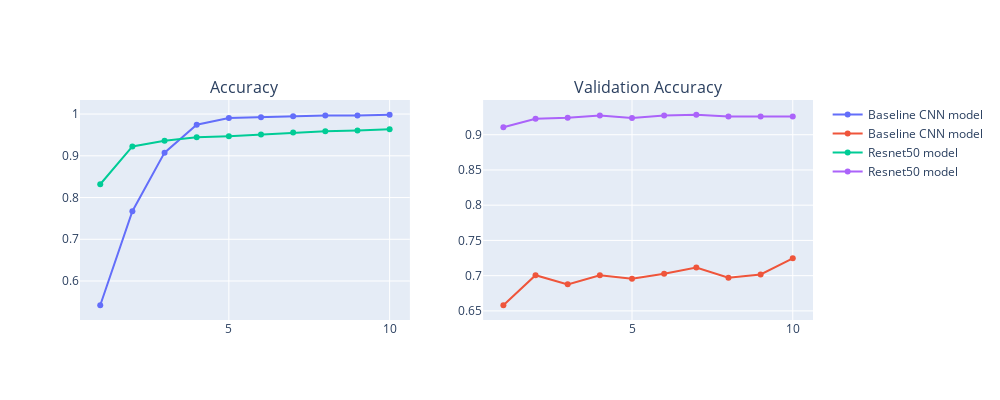

The code cell stored with this chart in its notebook:
### Markdown cell above
**Model Performance Plot**

### Code cell
fig = graph_accuracy(history_resnet50, number_of_epochs, model_name = "Resnet50 model", fig = fig, create_new_graph = False)

### Figure 1 — Plotly figure (JSON) as saved in the notebook; plotly's stock layout.template omitted (floating-point values rounded to 4 significant figures)
{"data": [{"name": "Baseline CNN model", "x": [1, 2, 3, 4, 5, 6, 7, 8, 9, 10], "y": [0.542, 0.7671, 0.9076, 0.9745, 0.9908, 0.9927, 0.9947, 0.9963, 0.9963, 0.9984], "type": "scatter", "xaxis": "x", "yaxis": "y"}, {"name": "Baseline CNN model", "x": [1, 2, 3, 4, 5, 6, 7, 8, 9, 10], "y": [0.658, 0.7007, 0.6877, 0.7007, 0.6957, 0.7027, 0.7117, 0.697, 0.7017, 0.7247], "type": "scatter", "xaxis": "x2", "yaxis": "y2"}, {"name": "Resnet50 model", "x": [1, 2, 3, 4, 5, 6, 7, 8, 9, 10], "y": [0.8319, 0.9225, 0.9359, 0.9443, 0.9469, 0.9513, 0.956, 0.9591, 0.9607, 0.9637], "type": "scatter", "xaxis": "x", "yaxis": "y"}, {"name": "Resnet50 model", "x": [1, 2, 3, 4, 5, 6, 7, 8, 9, 10], "y": [0.9107, 0.9227, 0.924, 0.9273, 0.9237, 0.9273, 0.9283, 0.926, 0.926, 0.926], "type": "scatter", "xaxis": "x2", "yaxis": "y2"}], "layout": {"xaxis": {"anchor": "y", "domain": [0, 0.45], "type": "linear", "range": [0.3691, 10.63], "autorange": true}, "yaxis": {"anchor": "x", "domain": [0, 1], "type": "linear", "range": [0.5066, 1.034], "autorange": true}, "xaxis2": {"anchor": "y2", "domain": [0.55, 1], "type": "linear", "range": [0.3691, 10.63], "autorange": true}, "yaxis2": {"anchor": "x2", "domain": [0, 1], "type": "linear", "range": [0.6371, 0.9493], "autorange": true}, "annotations": [{"font": {"size": 16}, "showarrow": false, "text": "Accuracy", "x": 0.225, "xanchor": "center", "xref": "paper", "y": 1, "yanchor": "bottom", "yref": "paper"}, {"font": {"size": 16}, "showarrow": false, "text": "Validation Accuracy", "x": 0.775, "xanchor": "center", "xref": "paper", "y": 1, "yanchor": "bottom", "yref": "paper"}], "height": 400, "width": 1000}}
